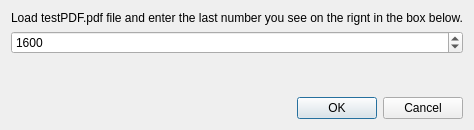
<?xml version="1.0" encoding="UTF-8"?>
<ui version="4.0">
 <class>PdfCalibrationDLg</class>
 <widget class="QDialog" name="PdfCalibrationDLg">
  <property name="geometry">
   <rect>
    <x>0</x>
    <y>0</y>
    <width>408</width>
    <height>130</height>
   </rect>
  </property>
  <property name="windowTitle">
   <string>Dialog</string>
  </property>
  <layout class="QHBoxLayout" name="horizontalLayout" stretch="1">
   <item>
    <layout class="QVBoxLayout" name="verticalLayout">
     <item>
      <widget class="QLabel" name="label_2">
       <property name="text">
        <string>Load testPDF.pdf file and enter the last number you see on the rignt in the box below.</string>
       </property>
      </widget>
     </item>
     <item>
      <widget class="QSpinBox" name="RIghtSideNumber">
       <property name="maximum">
        <number>9000</number>
       </property>
       <property name="singleStep">
        <number>100</number>
       </property>
       <property name="value">
        <number>1600</number>
       </property>
      </widget>
     </item>
     <item>
      <spacer name="verticalSpacer">
       <property name="orientation">
        <enum>Qt::Vertical</enum>
       </property>
       <property name="sizeHint" stdset="0">
        <size>
         <width>20</width>
         <height>40</height>
        </size>
       </property>
      </spacer>
     </item>
     <item>
      <widget class="QDialogButtonBox" name="buttonBox">
       <property name="orientation">
        <enum>Qt::Horizontal</enum>
       </property>
       <property name="standardButtons">
        <set>QDialogButtonBox::Cancel|QDialogButtonBox::Ok</set>
       </property>
      </widget>
     </item>
    </layout>
   </item>
  </layout>
 </widget>
 <resources/>
 <connections>
  <connection>
   <sender>buttonBox</sender>
   <signal>accepted()</signal>
   <receiver>PdfCalibrationDLg</receiver>
   <slot>accept()</slot>
   <hints>
    <hint type="sourcelabel">
     <x>248</x>
     <y>254</y>
    </hint>
    <hint type="destinationlabel">
     <x>157</x>
     <y>274</y>
    </hint>
   </hints>
  </connection>
  <connection>
   <sender>buttonBox</sender>
   <signal>rejected()</signal>
   <receiver>PdfCalibrationDLg</receiver>
   <slot>reject()</slot>
   <hints>
    <hint type="sourcelabel">
     <x>316</x>
     <y>260</y>
    </hint>
    <hint type="destinationlabel">
     <x>286</x>
     <y>274</y>
    </hint>
   </hints>
  </connection>
 </connections>
</ui>
